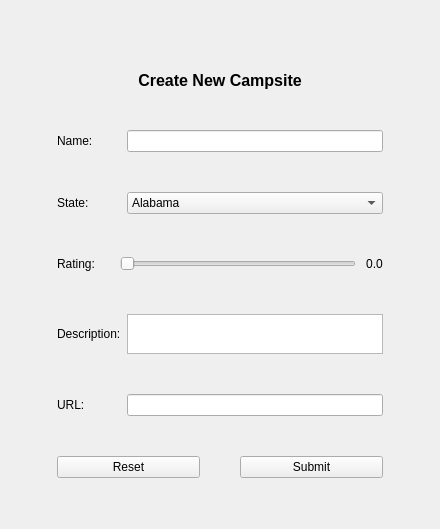
      <widget class="QWidget" name="create_campsite">
       <layout class="QGridLayout" name="gridLayout_6">
        <property name="verticalSpacing">
         <number>40</number>
        </property>
        <item row="5" column="1" colspan="2">
         <layout class="QHBoxLayout" name="horizontalLayout_2">
          <item>
           <widget class="QLabel" name="label_26">
            <property name="maximumSize">
             <size>
              <width>70</width>
              <height>16777215</height>
             </size>
            </property>
            <property name="text">
             <string>Rating:</string>
            </property>
           </widget>
          </item>
          <item>
           <spacer name="horizontalSpacer_6">
            <property name="orientation">
             <enum>Qt::Horizontal</enum>
            </property>
            <property name="sizeType">
             <enum>QSizePolicy::Fixed</enum>
            </property>
            <property name="sizeHint" stdset="0">
             <size>
              <width>25</width>
              <height>20</height>
             </size>
            </property>
           </spacer>
          </item>
          <item>
           <widget class="QSlider" name="horizontalSlider">
            <property name="maximumSize">
             <size>
              <width>250</width>
              <height>16777215</height>
             </size>
            </property>
            <property name="orientation">
             <enum>Qt::Horizontal</enum>
            </property>
           </widget>
          </item>
          <item>
           <spacer name="horizontalSpacer_7">
            <property name="orientation">
             <enum>Qt::Horizontal</enum>
            </property>
            <property name="sizeType">
             <enum>QSizePolicy::Fixed</enum>
            </property>
            <property name="sizeHint" stdset="0">
             <size>
              <width>10</width>
              <height>20</height>
             </size>
            </property>
           </spacer>
          </item>
          <item>
           <widget class="QLabel" name="label_31">
            <property name="maximumSize">
             <size>
              <width>30</width>
              <height>16777215</height>
             </size>
            </property>
            <property name="text">
             <string>0.0</string>
            </property>
            <property name="alignment">
             <set>Qt::AlignCenter</set>
            </property>
           </widget>
          </item>
         </layout>
        </item>
        <item row="3" column="3">
         <spacer name="horizontalSpacer_3">
          <property name="orientation">
           <enum>Qt::Horizontal</enum>
          </property>
          <property name="sizeHint" stdset="0">
           <size>
            <width>40</width>
            <height>20</height>
           </size>
          </property>
         </spacer>
        </item>
        <item row="8" column="2">
         <widget class="QLineEdit" name="lineEdit_6"/>
        </item>
        <item row="4" column="2">
         <widget class="QComboBox" name="comboBox">
          <property name="editable">
           <bool>false</bool>
          </property>
          <property name="placeholderText">
           <string/>
          </property>
          <item>
           <property name="text">
            <string>Alabama</string>
           </property>
          </item>
          <item>
           <property name="text">
            <string>Texas</string>
           </property>
          </item>
          <item>
           <property name="text">
            <string>Arkansas</string>
           </property>
          </item>
         </widget>
        </item>
        <item row="4" column="1">
         <widget class="QLabel" name="label_5">
          <property name="text">
           <string>State:</string>
          </property>
         </widget>
        </item>
        <item row="3" column="2">
         <widget class="QLineEdit" name="lineEdit_2"/>
        </item>
        <item row="3" column="1">
         <widget class="QLabel" name="label_4">
          <property name="text">
           <string>Name:</string>
          </property>
         </widget>
        </item>
        <item row="6" column="1">
         <widget class="QLabel" name="label_27">
          <property name="text">
           <string>Description:</string>
          </property>
         </widget>
        </item>
        <item row="8" column="1">
         <widget class="QLabel" name="label_30">
          <property name="text">
           <string>URL:</string>
          </property>
         </widget>
        </item>
        <item row="11" column="1" colspan="2">
         <layout class="QHBoxLayout" name="horizontalLayout">
          <item>
           <widget class="QPushButton" name="pushButton_17">
            <property name="text">
             <string>Reset</string>
            </property>
           </widget>
          </item>
          <item>
           <spacer name="horizontalSpacer_5">
            <property name="orientation">
             <enum>Qt::Horizontal</enum>
            </property>
            <property name="sizeType">
             <enum>QSizePolicy::Preferred</enum>
            </property>
            <property name="sizeHint" stdset="0">
             <size>
              <width>40</width>
              <height>20</height>
             </size>
            </property>
           </spacer>
          </item>
          <item>
           <widget class="QPushButton" name="pushButton_14">
            <property name="text">
             <string>Submit</string>
            </property>
           </widget>
          </item>
         </layout>
        </item>
        <item row="6" column="2">
         <widget class="QTextEdit" name="textEdit">
          <property name="maximumSize">
           <size>
            <width>16777215</width>
            <height>40</height>
           </size>
          </property>
         </widget>
        </item>
        <item row="2" column="0" colspan="4">
         <widget class="QLabel" name="label_2">
          <property name="maximumSize">
           <size>
            <width>16777215</width>
            <height>50</height>
           </size>
          </property>
          <property name="font">
           <font>
            <pointsize>12</pointsize>
            <bold>true</bold>
           </font>
          </property>
          <property name="text">
           <string>Create New Campsite</string>
          </property>
          <property name="alignment">
           <set>Qt::AlignCenter</set>
          </property>
         </widget>
        </item>
        <item row="3" column="0">
         <spacer name="horizontalSpacer_4">
          <property name="orientation">
           <enum>Qt::Horizontal</enum>
          </property>
          <property name="sizeHint" stdset="0">
           <size>
            <width>40</width>
            <height>20</height>
           </size>
          </property>
         </spacer>
        </item>
        <item row="12" column="1">
         <spacer name="verticalSpacer_7">
          <property name="orientation">
           <enum>Qt::Vertical</enum>
          </property>
          <property name="sizeHint" stdset="0">
           <size>
            <width>20</width>
            <height>40</height>
           </size>
          </property>
         </spacer>
        </item>
        <item row="1" column="0" colspan="2">
         <spacer name="verticalSpacer_6">
          <property name="orientation">
           <enum>Qt::Vertical</enum>
          </property>
          <property name="sizeType">
           <enum>QSizePolicy::Expanding</enum>
          </property>
          <property name="sizeHint" stdset="0">
           <size>
            <width>20</width>
            <height>60</height>
           </size>
          </property>
         </spacer>
        </item>
       </layout>
      </widget>
